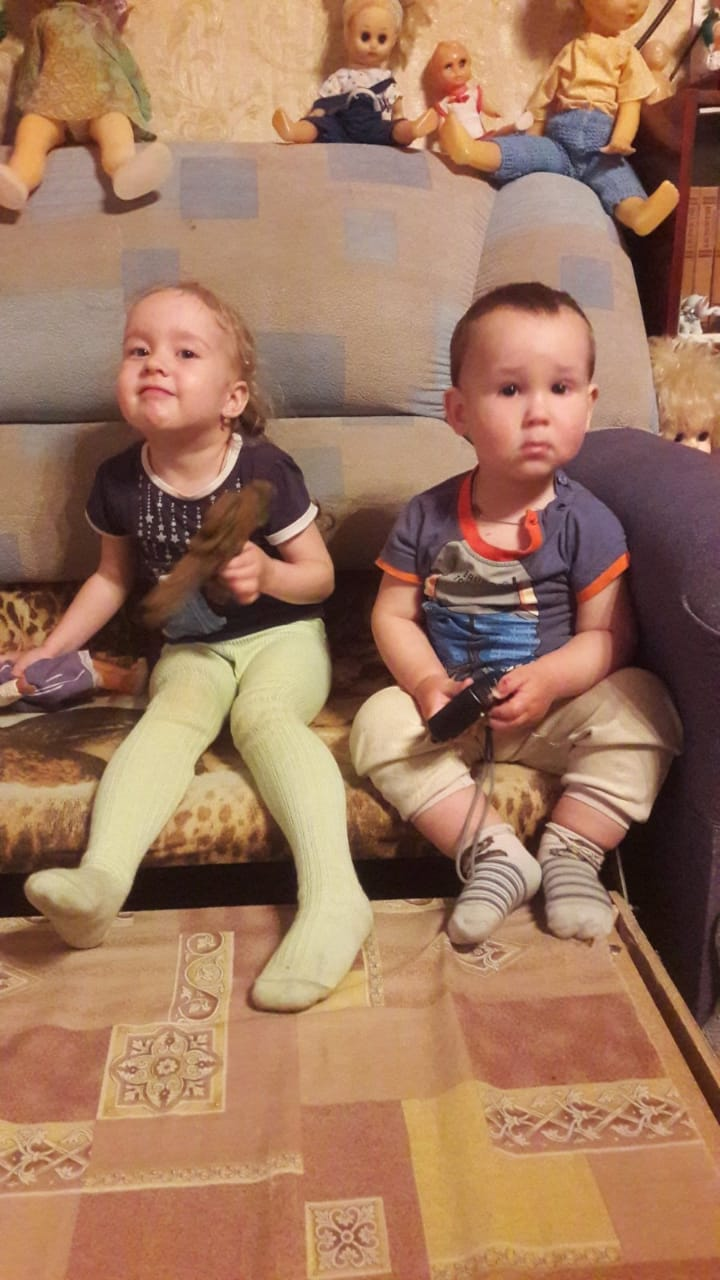
#> input picture img/K_2017.jpeg, 720 x 1280 px
$ python main_test.py --image img/K_2017.jpeg
#> lines starting #> are read from the running program, lines starting #| are printed output that depends on the picture
import cv2
import argparse

ap = argparse.ArgumentParser()
ap.add_argument("-i", "--image", required=True, help="img/K_2017.jpeg")
args = vars(ap.parse_args())

image = cv2.imread(args["image"], cv2.IMREAD_GRAYSCALE)
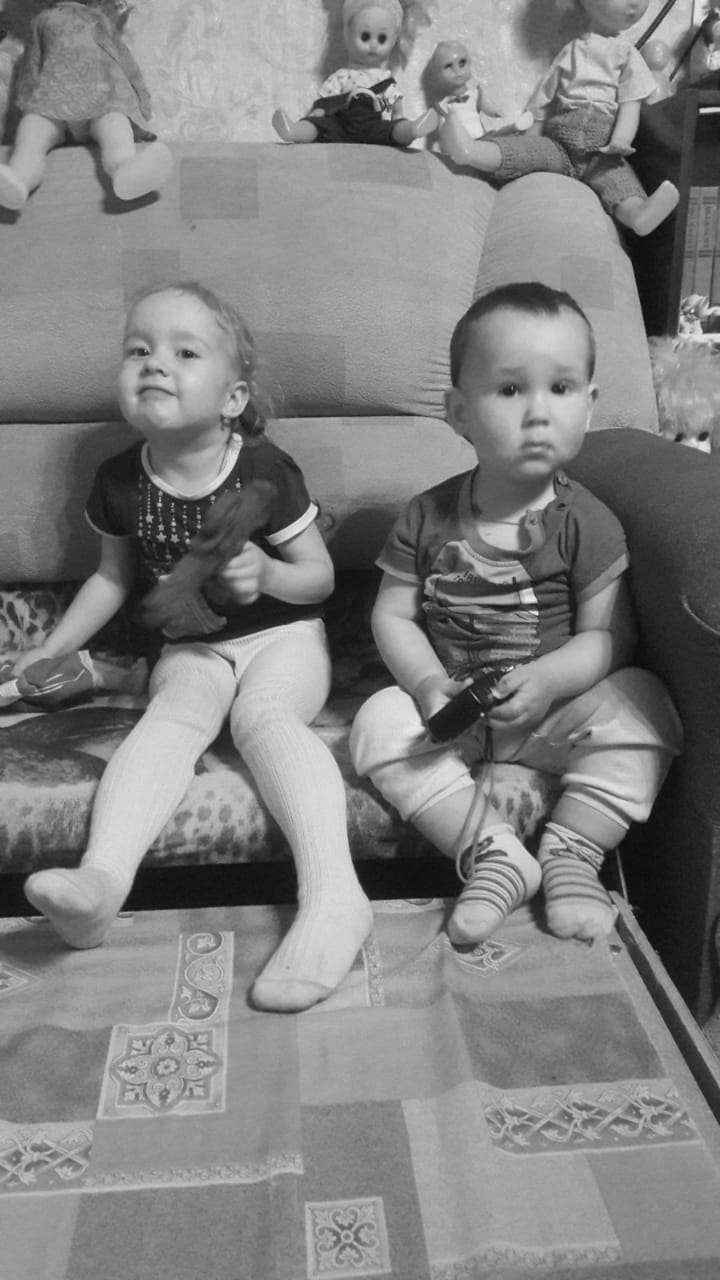
#> image: shape (1280, 720); min 6, max 241, mean 128.3
# end
